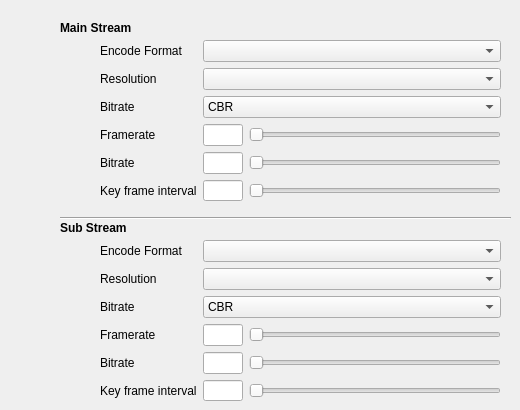
      <widget class="QWidget" name="media_encode">
       <attribute name="title">
        <string>Encode</string>
       </attribute>
       <widget class="QWidget" name="gridLayoutWidget_5">
        <property name="geometry">
         <rect>
          <x>100</x>
          <y>40</y>
          <width>401</width>
          <height>161</height>
         </rect>
        </property>
        <layout class="QGridLayout" name="media_encode_mainstream_grid">
         <item row="5" column="2">
          <widget class="QSlider" name="main_stream_keyframe_interval_slider">
           <property name="minimum">
            <number>5</number>
           </property>
           <property name="maximum">
            <number>300</number>
           </property>
           <property name="orientation">
            <enum>Qt::Horizontal</enum>
           </property>
          </widget>
         </item>
         <item row="5" column="0">
          <widget class="QLabel" name="label_main_key_frame">
           <property name="text">
            <string>Key frame interval</string>
           </property>
          </widget>
         </item>
         <item row="0" column="0">
          <widget class="QLabel" name="label_main_encode_format">
           <property name="text">
            <string>Encode Format</string>
           </property>
          </widget>
         </item>
         <item row="1" column="0">
          <widget class="QLabel" name="label_main_resolution">
           <property name="text">
            <string>Resolution</string>
           </property>
          </widget>
         </item>
         <item row="4" column="0">
          <widget class="QLabel" name="label_man_bps">
           <property name="text">
            <string>Bitrate</string>
           </property>
          </widget>
         </item>
         <item row="3" column="0">
          <widget class="QLabel" name="label_main_framerate">
           <property name="text">
            <string>Framerate</string>
           </property>
          </widget>
         </item>
         <item row="2" column="0">
          <widget class="QLabel" name="label_main_bitrate">
           <property name="text">
            <string>Bitrate</string>
           </property>
          </widget>
         </item>
         <item row="3" column="2">
          <widget class="QSlider" name="main_stream_framerate_slider">
           <property name="minimum">
            <number>5</number>
           </property>
           <property name="maximum">
            <number>30</number>
           </property>
           <property name="orientation">
            <enum>Qt::Horizontal</enum>
           </property>
          </widget>
         </item>
         <item row="4" column="2">
          <widget class="QSlider" name="main_stream_bps_slider">
           <property name="maximumSize">
            <size>
             <width>8000</width>
             <height>16777215</height>
            </size>
           </property>
           <property name="minimum">
            <number>256</number>
           </property>
           <property name="maximum">
            <number>8000</number>
           </property>
           <property name="orientation">
            <enum>Qt::Horizontal</enum>
           </property>
          </widget>
         </item>
         <item row="3" column="1">
          <widget class="QLineEdit" name="main_stream_framerate">
           <property name="maximumSize">
            <size>
             <width>40</width>
             <height>16777215</height>
            </size>
           </property>
           <property name="alignment">
            <set>Qt::AlignCenter</set>
           </property>
          </widget>
         </item>
         <item row="2" column="1" colspan="2">
          <widget class="QComboBox" name="main_stream_bitrate">
           <item>
            <property name="text">
             <string>CBR</string>
            </property>
           </item>
           <item>
            <property name="text">
             <string>VBR</string>
            </property>
           </item>
          </widget>
         </item>
         <item row="1" column="1" colspan="2">
          <widget class="QComboBox" name="main_stream_resolve"/>
         </item>
         <item row="0" column="1" colspan="2">
          <widget class="QComboBox" name="main_stream_encode_format"/>
         </item>
         <item row="4" column="1">
          <widget class="QLineEdit" name="main_stream_bps">
           <property name="maximumSize">
            <size>
             <width>40</width>
             <height>16777215</height>
            </size>
           </property>
           <property name="text">
            <string/>
           </property>
           <property name="alignment">
            <set>Qt::AlignCenter</set>
           </property>
          </widget>
         </item>
         <item row="5" column="1">
          <widget class="QLineEdit" name="main_stream_keyframe_interval">
           <property name="maximumSize">
            <size>
             <width>40</width>
             <height>16777215</height>
            </size>
           </property>
           <property name="alignment">
            <set>Qt::AlignCenter</set>
           </property>
          </widget>
         </item>
        </layout>
       </widget>
       <widget class="QWidget" name="gridLayoutWidget_6">
        <property name="geometry">
         <rect>
          <x>100</x>
          <y>240</y>
          <width>401</width>
          <height>161</height>
         </rect>
        </property>
        <layout class="QGridLayout" name="media_encode_substream_grid">
         <item row="1" column="0">
          <widget class="QLabel" name="label_sub_resolution">
           <property name="text">
            <string>Resolution</string>
           </property>
          </widget>
         </item>
         <item row="3" column="2">
          <widget class="QSlider" name="sub_stream_framerate_slider">
           <property name="minimum">
            <number>5</number>
           </property>
           <property name="maximum">
            <number>30</number>
           </property>
           <property name="orientation">
            <enum>Qt::Horizontal</enum>
           </property>
          </widget>
         </item>
         <item row="3" column="0">
          <widget class="QLabel" name="label_sub_framerate">
           <property name="text">
            <string>Framerate</string>
           </property>
          </widget>
         </item>
         <item row="4" column="0">
          <widget class="QLabel" name="label_sub_bps">
           <property name="text">
            <string>Bitrate</string>
           </property>
          </widget>
         </item>
         <item row="5" column="2">
          <widget class="QSlider" name="sub_stream_keyframe_interval_slider">
           <property name="minimum">
            <number>5</number>
           </property>
           <property name="maximum">
            <number>300</number>
           </property>
           <property name="orientation">
            <enum>Qt::Horizontal</enum>
           </property>
          </widget>
         </item>
         <item row="0" column="0">
          <widget class="QLabel" name="label_sub_encode_format">
           <property name="text">
            <string>Encode Format</string>
           </property>
          </widget>
         </item>
         <item row="4" column="2">
          <widget class="QSlider" name="sub_stream_bps_slider">
           <property name="maximumSize">
            <size>
             <width>8000</width>
             <height>16777215</height>
            </size>
           </property>
           <property name="minimum">
            <number>256</number>
           </property>
           <property name="maximum">
            <number>8000</number>
           </property>
           <property name="orientation">
            <enum>Qt::Horizontal</enum>
           </property>
          </widget>
         </item>
         <item row="5" column="0">
          <widget class="QLabel" name="label_sub_key_frame">
           <property name="text">
            <string>Key frame interval</string>
           </property>
          </widget>
         </item>
         <item row="2" column="0">
          <widget class="QLabel" name="label_sub_bitrate">
           <property name="text">
            <string>Bitrate</string>
           </property>
          </widget>
         </item>
         <item row="3" column="1">
          <widget class="QLineEdit" name="sub_stream_framerate">
           <property name="maximumSize">
            <size>
             <width>40</width>
             <height>16777215</height>
            </size>
           </property>
           <property name="alignment">
            <set>Qt::AlignCenter</set>
           </property>
          </widget>
         </item>
         <item row="4" column="1">
          <widget class="QLineEdit" name="sub_stream_bps">
           <property name="maximumSize">
            <size>
             <width>40</width>
             <height>16777215</height>
            </size>
           </property>
           <property name="alignment">
            <set>Qt::AlignCenter</set>
           </property>
          </widget>
         </item>
         <item row="5" column="1">
          <widget class="QLineEdit" name="sub_stream_keyframe_interval">
           <property name="maximumSize">
            <size>
             <width>40</width>
             <height>16777215</height>
            </size>
           </property>
           <property name="alignment">
            <set>Qt::AlignCenter</set>
           </property>
          </widget>
         </item>
         <item row="0" column="1" colspan="2">
          <widget class="QComboBox" name="sub_stream_encode_format"/>
         </item>
         <item row="1" column="1" colspan="2">
          <widget class="QComboBox" name="sub_stream_resolve"/>
         </item>
         <item row="2" column="1" colspan="2">
          <widget class="QComboBox" name="sub_stream_bitrate">
           <item>
            <property name="text">
             <string>CBR</string>
            </property>
           </item>
           <item>
            <property name="text">
             <string>VBR</string>
            </property>
           </item>
          </widget>
         </item>
        </layout>
       </widget>
       <widget class="QLabel" name="label_main_stream">
        <property name="geometry">
         <rect>
          <x>60</x>
          <y>20</y>
          <width>71</width>
          <height>16</height>
         </rect>
        </property>
        <property name="font">
         <font>
          <weight>75</weight>
          <bold>true</bold>
         </font>
        </property>
        <property name="text">
         <string>Main Stream</string>
        </property>
       </widget>
       <widget class="QLabel" name="label_sub_stream">
        <property name="geometry">
         <rect>
          <x>60</x>
          <y>220</y>
          <width>71</width>
          <height>16</height>
         </rect>
        </property>
        <property name="font">
         <font>
          <weight>75</weight>
          <bold>true</bold>
         </font>
        </property>
        <property name="text">
         <string>Sub Stream</string>
        </property>
       </widget>
       <widget class="Line" name="split_line">
        <property name="geometry">
         <rect>
          <x>60</x>
          <y>210</y>
          <width>451</width>
          <height>16</height>
         </rect>
        </property>
        <property name="orientation">
         <enum>Qt::Horizontal</enum>
        </property>
       </widget>
      </widget>
